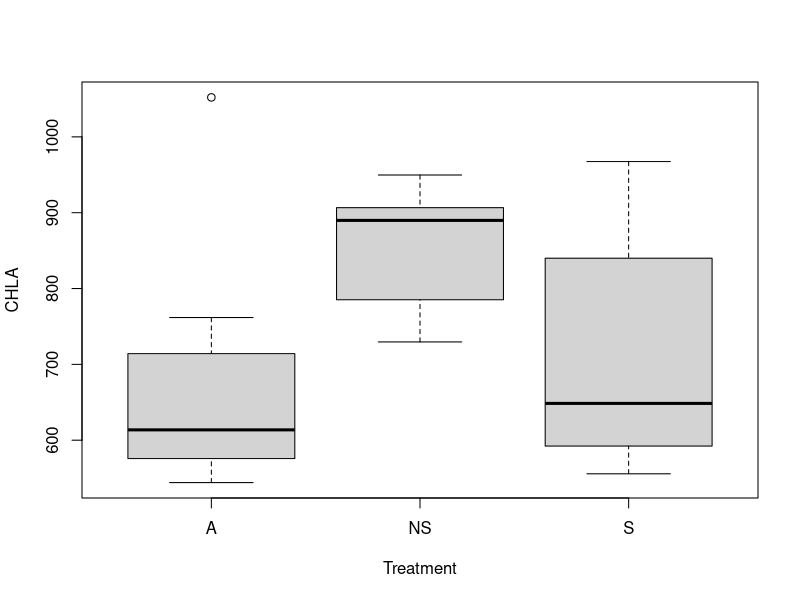
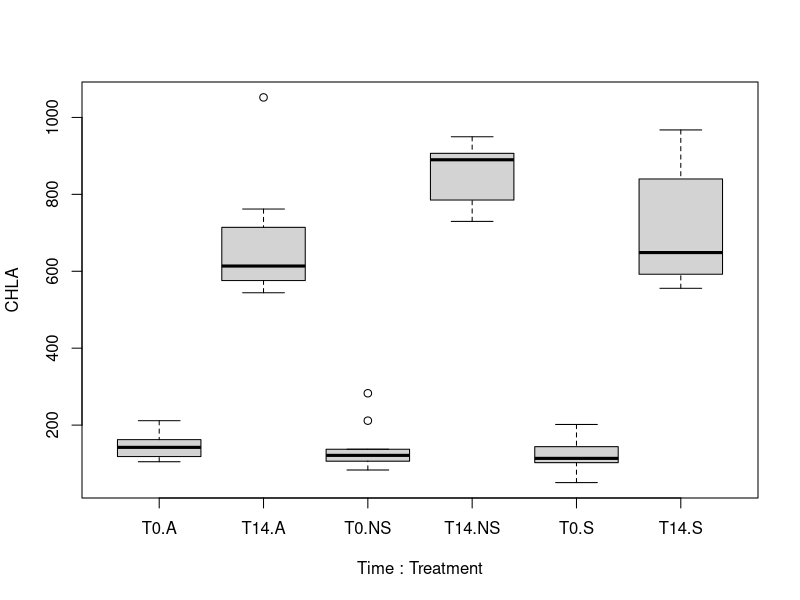
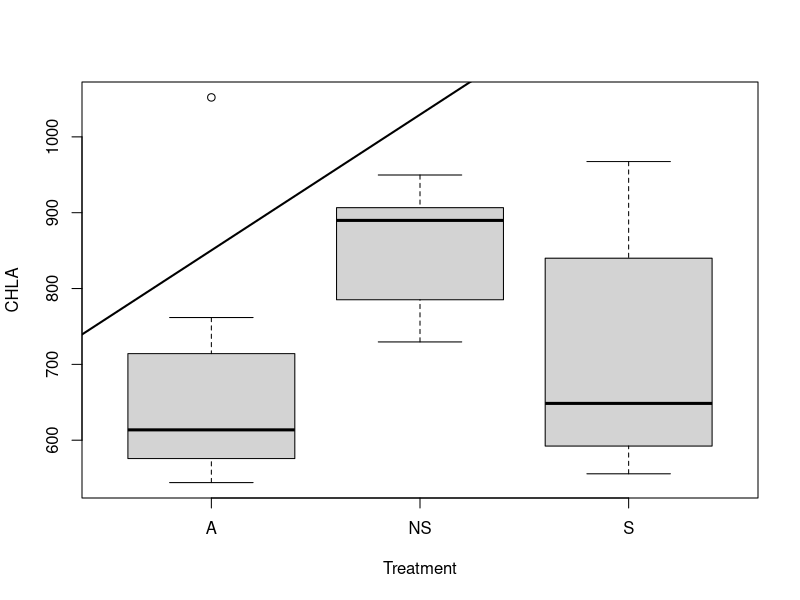
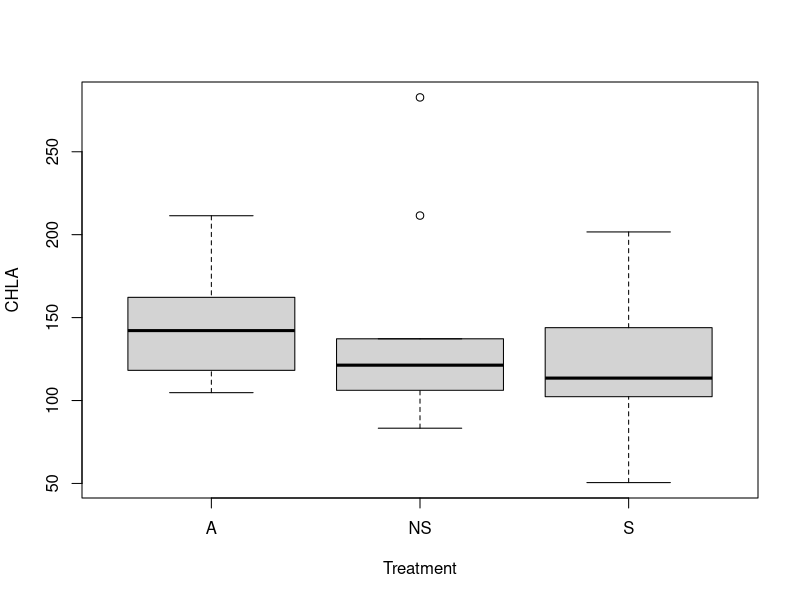
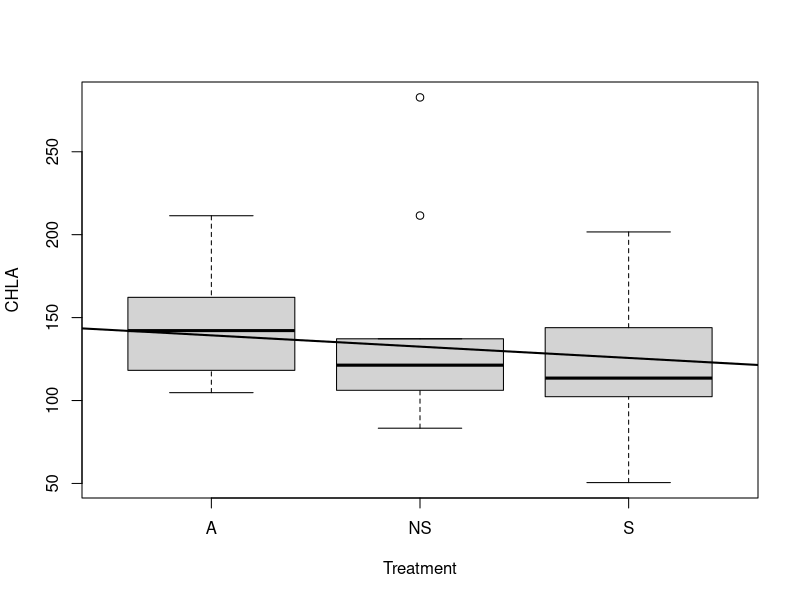
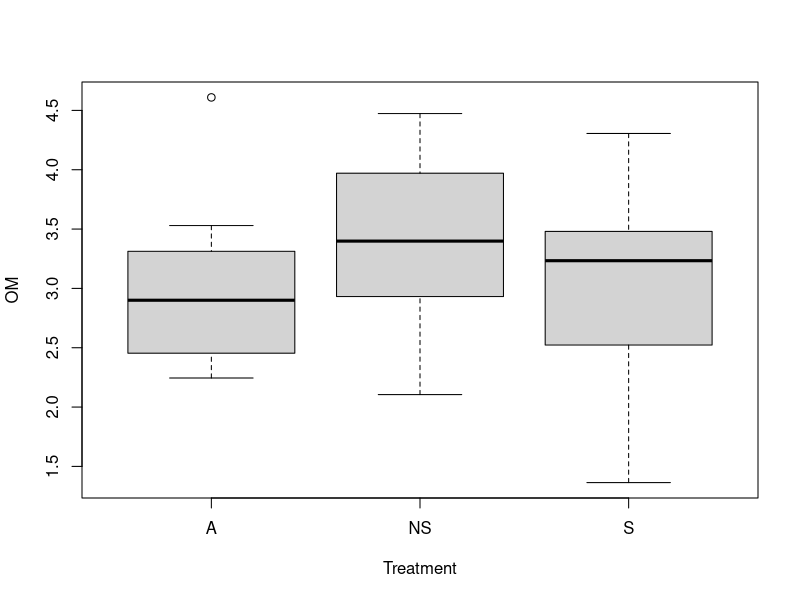
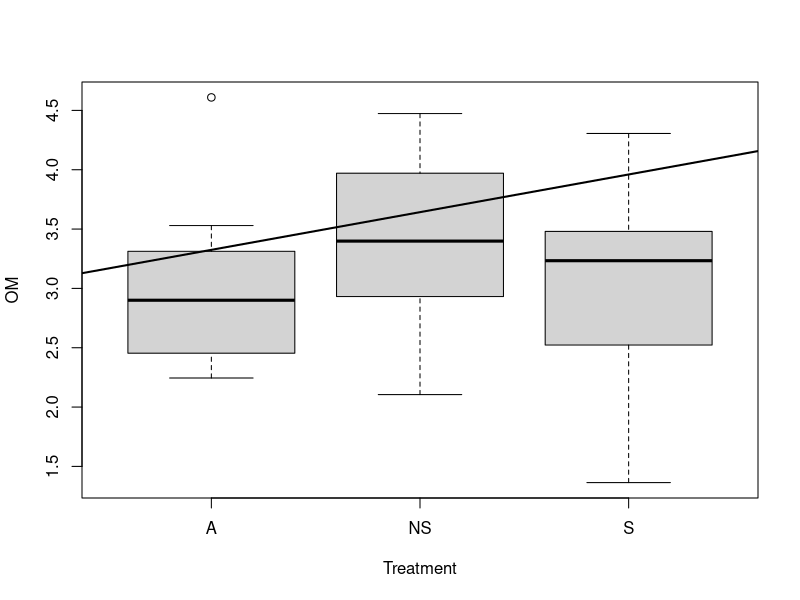
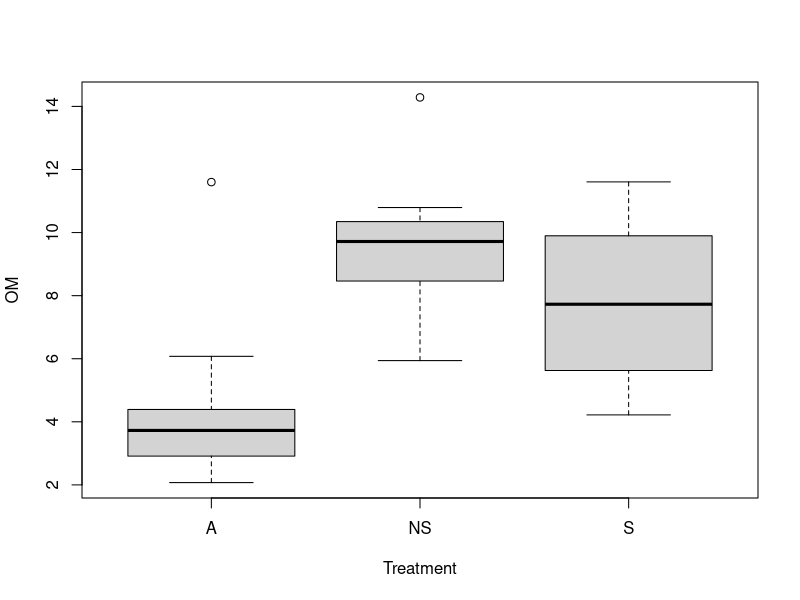

Write R code to recreate these figures, in order.
## ---- chunk 1
knitr::opts_chunk$set(echo = TRUE)
## ---- chunk 2
mud_snails <- read.csv("./MudsnailsBMA_OCT2022.csv", skip = 4)
mud_snails$Treatment <- factor(mud_snails$Treatment, levels = c('A', 'NS', 'S'))
mud_snails$Time <- factor(mud_snails$Time, levels = c('T0', 'T14'))
mud_snails
## ---- chunk 3
boxplot(CHLA ~ Treatment, data = mud_snails, subset=Time == "T14")
## ---- chunk 4
CHLA_mod = lm(CHLA ~ Treatment, data = mud_snails, subset = Time == "T14")
CHLA_mod

CHLA_time_mod = lm(CHLA ~ Treatment + Time + Treatment:Time , data = mud_snails)
summary(CHLA_time_mod)
car::Anova(CHLA_time_mod)

boxplot(CHLA ~  Time + Treatment, data = mud_snails)

mean(mud_snails$CHLA)
plot(CHLA ~ Treatment, data = mud_snails, subset = Time == "T14")
abline(CHLA_mod, lwd = 2)
abline(h = mean(mud_snails$CHLA), col = 'red', lty = 2, lwd = 2)
treat_mod = lm(CHLA ~ Treatment, data = mud_snails)
# alternatively we can just update null_mod
treat_mod = update(CHLA_mod, . ~ . + Treatment)

treat_mod
contrasts(mud_snails$Treatment)
summary(treat_mod)
anova(treat_mod)
## ---- chunk 5
boxplot(CHLA ~ Treatment, data = mud_snails, subset=Time == "T0")
## ---- chunk 6
CHLA_mod = lm(CHLA ~ Treatment, data = mud_snails, subset = Time == "T0")
CHLA_mod

mean(mud_snails$CHLA)
plot(CHLA ~ Treatment, data = mud_snails, subset = Time == "T0")
abline(CHLA_mod, lwd = 2)
abline(h = mean(mud_snails$CHLA), col = 'red', lty = 2, lwd = 2)
treat_mod = lm(CHLA ~ Treatment, data = mud_snails)
# alternatively we can just update null_mod
treat_mod = update(CHLA_mod, . ~ . + Treatment)

treat_mod
levels(mud_snails$Treatment)
contrasts(mud_snails$Treatment)
summary(treat_mod)
anova(treat_mod)
## ---- chunk 7
boxplot(OM ~ Treatment, data = mud_snails, subset=Time == "T0")
OM_mod = lm(OM ~ Treatment, data = mud_snails, subset = Time == "T0")
OM_mod

mean(mud_snails$OM)
plot(OM ~ Treatment, data = mud_snails, subset = Time == "T0")
abline(OM_mod, lwd = 2)
abline(h = mean(mud_snails$OM), col = 'red', lty = 2, lwd = 2)
trt_mod = lm(OM ~ Treatment, data = mud_snails)
# alternatively we can just update null_mod
trt_mod = update(OM_mod, . ~ . + Treatment)

trt_mod
levels(mud_snails$Treatment)
contrasts(mud_snails$Treatment)
summary(trt_mod)
anova(trt_mod)
## ---- chunk 8
boxplot(OM ~ Treatment, data = mud_snails, subset=Time == "T14")
OM_mod = lm(OM ~ Treatment, data = mud_snails, subset = Time == "T14")
OM_mod

mean(mud_snails$OM)
plot(OM ~ Treatment, data = mud_snails, subset = Time == "T14")
abline(OM_mod, lwd = 2)
abline(h = mean(mud_snails$OM), col = 'red', lty = 2, lwd = 2)
trt_mod = lm(OM ~ Treatment, data = mud_snails)
# alternatively we can just update null_mod
trt_mod = update(OM_mod, . ~ . + Treatment)

trt_mod
levels(mud_snails$Treatment)
contrasts(mud_snails$Treatment)
summary(trt_mod)
anova(trt_mod)
## ---- chunk 9
OM_time_mod = lm(OM ~ Treatment + Time + Treatment:Time , data = mud_snails)
summary(OM_time_mod)
car::Anova(OM_time_mod)

boxplot(OM ~  Time + Treatment, data = mud_snails)

## ---- chunk 10
CHLA_time_mod = lm(CHLA ~ Treatment + Time + Treatment:Time , data = mud_snails)
summary(CHLA_time_mod)
car::Anova(CHLA_time_mod, type = 3)

boxplot(CHLA ~  Time + Treatment, data = mud_snails,
ylab = "CHLA mg g-1 sediment", xlab = "Treatment over time (T0:T14)",
col= c('plum', 'plum', 'steelblue4', 'steelblue4', 'springgreen4', 'springgreen4'))
#legend
legend('topleft', c('A=Ambient', 'NS=No Snails', 'S=Snails'), col = c('plum', 'steelblue4', 'springgreen4'), 
       pch = 15 , bty = 'n')

## ---- chunk 11
OM_time_mod = lm(OM ~ Treatment + Time + Treatment:Time , data = mud_snails)
summary(OM_time_mod)
car::Anova(OM_time_mod, type = 3)

boxplot(OM ~  Time + Treatment, data = mud_snails,
ylab = "LOI %", xlab = "Treatment over time (T0:T14)",
col= c('plum', 'plum', 'steelblue4', 'steelblue4', 'springgreen4', 'springgreen4'))
#legend
legend('topleft', c('A=Ambient', 'NS=No Snails', 'S=Snails'), col = c('plum', 'steelblue4', 'springgreen4'), 
       pch = 15 , bty = 'n')

## ---- chunk 12
mud_snails$ErosDep <- with(mud_snails, ifelse(ErosDep == "N/A", NA, ifelse(ErosDep == "n/a", NA, as.numeric(ErosDep))))
boxplot(ErosDep ~ Treatment, data = mud_snails, ylab = 'Erosion/Deposition (mm)', xlab ='Treatment over time (T0:T14)', col= c('plum', 'steelblue4', 'springgreen4'), subset=Time == 'T14')
with(subset(mud_snails, Time == "T14"), tapply(ErosDep, list(Treatment), mean, na.rm = TRUE))
mean(mud_snails$ErosDep)
#legend
legend('topleft', c('A=Ambient', 'NS=No Snails', 'S=Snails'), col = c('plum', 'steelblue4', 'springgreen4'), 
       pch = 15 , bty = 'n')
ErosDep_mod = lm(ErosDep ~ Treatment, data = mud_snails, subset = Time == 'T14')
summary(ErosDep_mod)
car::Anova(ErosDep_mod, type = 3)
## ---- chunk 13
# type III-CHLA
CHLA_time_mod <- lm(CHLA ~ Treatment + Time + Treatment:Time , data = mud_snails)
car::Anova(CHLA_time_mod, type = 3)
